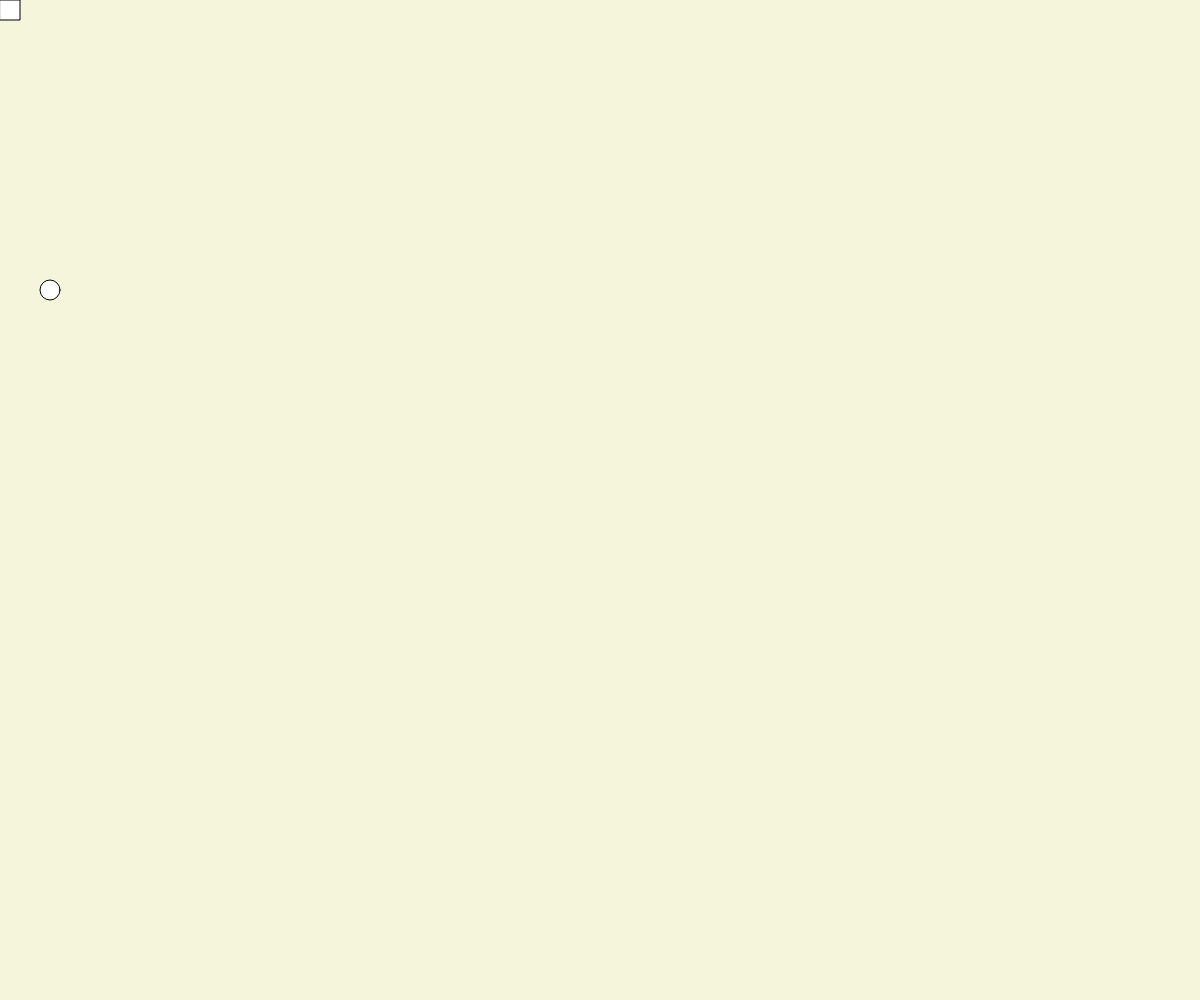
Frame 1 (no input)
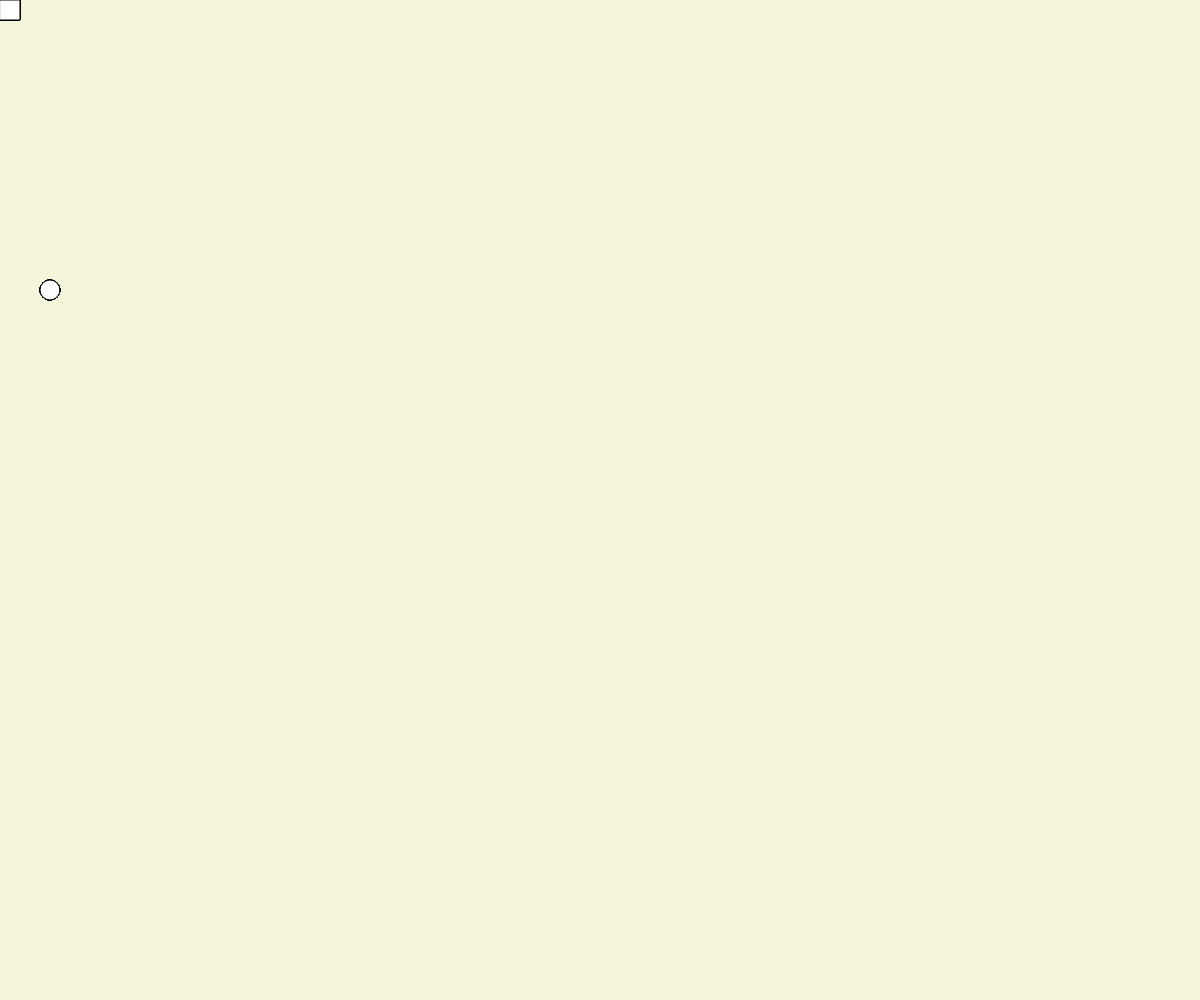
Frame 60 (no input)
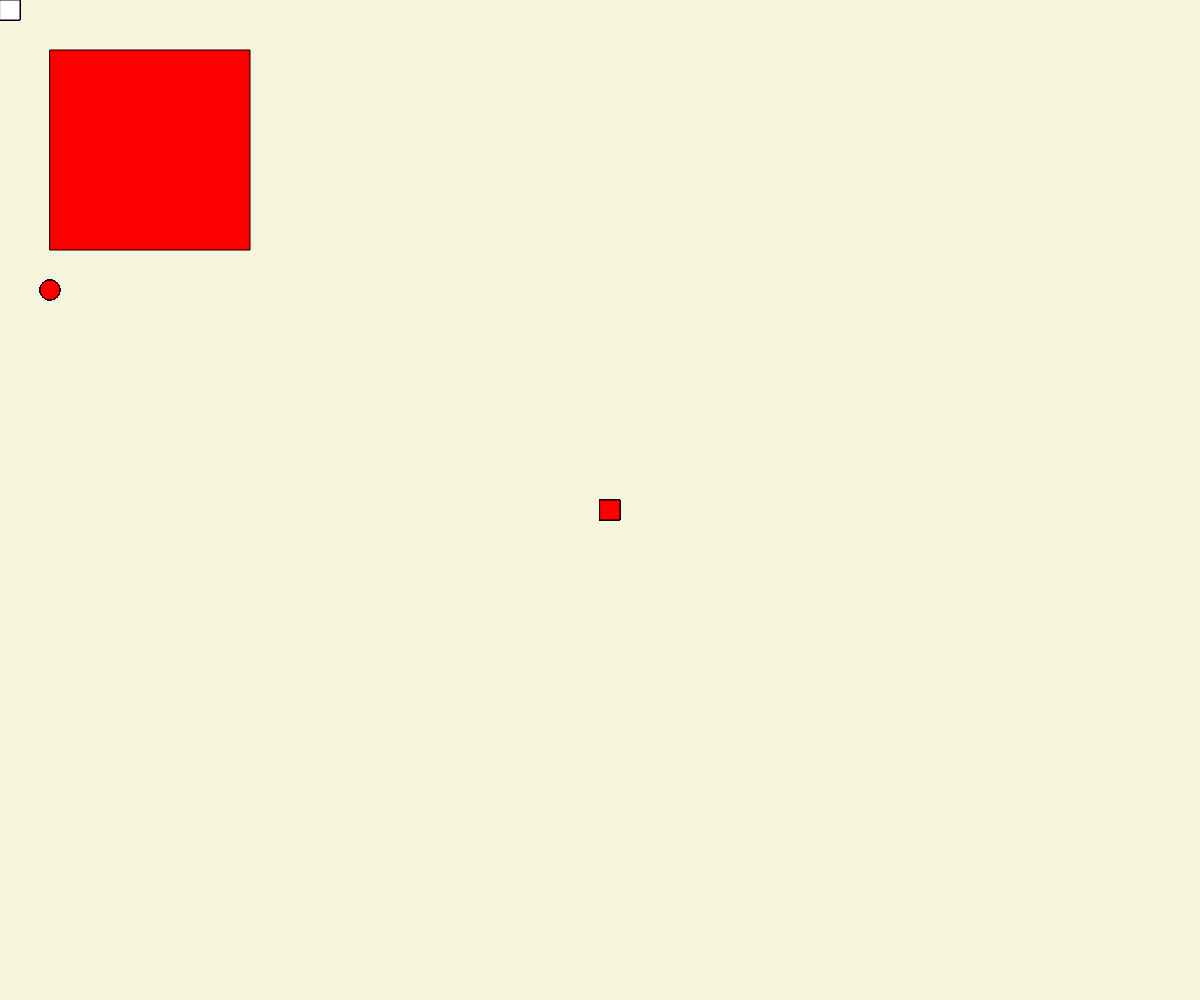
Frame 120 (the mouse pressed at the canvas centre since frame 60)

The p5.js sketch that drew these frames (run headless with seeded random() and noise() and a simulated clock; from frame 60 on, the mouse is pressed at the canvas centre):

// p5.js sketch
// ── sketch.js
function setup() {
  createCanvas(windowWidth, windowHeight);
  print(width)
  background('beige');
}

function draw() {
  
  ellipse(50, 290, 20)
  rect (mouseX, mouseY, 20)
}


function meow() {
  print('meow')
}

function mousePressed() {
  fill('red')
  rect(50, 50, 200)
  print(mouseX)
  if (mouseX > 200) {
    print('hehe')
  } else { print('haha')}
  meow();
}
